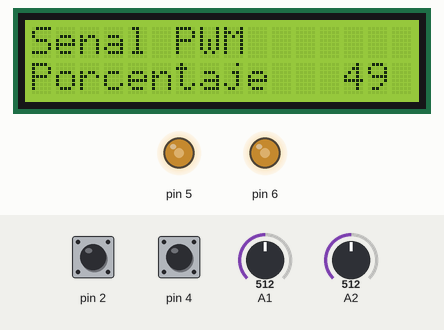
Recording of a sketch running on a simulated Arduino Uno, built with avr-gcc and run on an emulated ATmega328P. Parts: 16×2 character LCD, output pins drawn as LEDs (lit = HIGH). The test bench sets the inputs (shaded band); at power-on: A2 = 512, pin 4 HIGH, pin 2 HIGH, A1 = 512.

Above: at 2.7 s.
2.8 s: A2 set to 90
At 3.8 s:
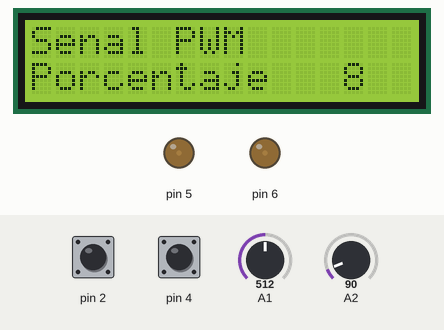
4.3 s: pin 4 pulled LOW for 0.15 s
At 5.8 s:
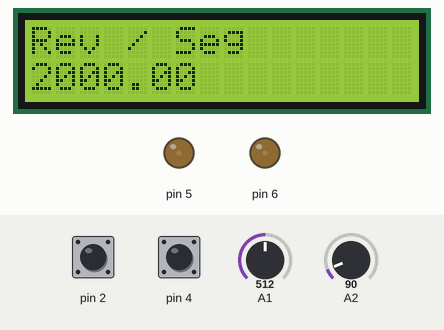
7.4 s: A2 set to 716
At 10.1 s:
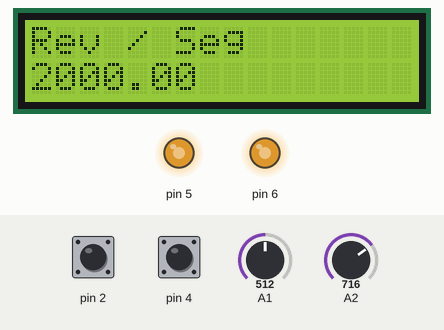
10.4 s: pin 4 pulled LOW for 1 s
At 11.3 s:
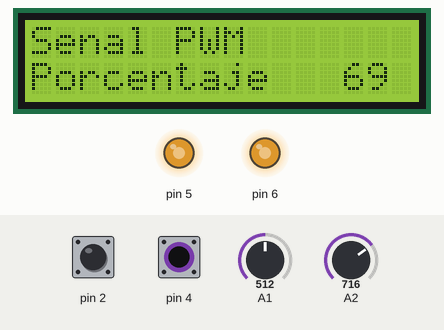
12.9 s: A2 set to 900
At 15.5 s:
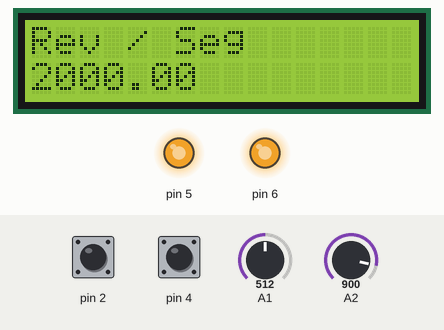
15.9 s: pin 4 pulled LOW for 0.15 s
At 17.6 s:
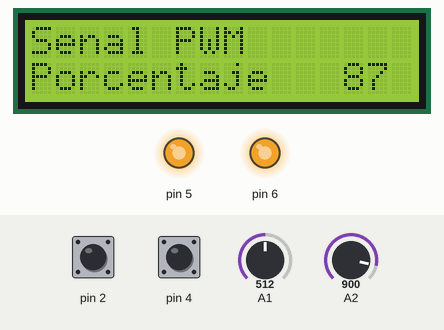
Timing chart, 0 to 18.9 s (numbered marks = the images above; inputs shaded):
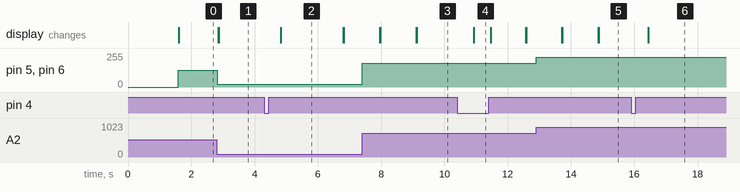

Measured:
- after the input at 2.8 s, pin 5, pin 6: 127/255 → 22/255 at once; the display: first changes after 0.05 s (image 1 shows a later state)
- after the input at 4.3 s, the display: changes after 0.52 s (image 2)
- after the input at 7.4 s, pin 5, pin 6: 22/255 → 178/255 at once
- after the input at 10.4 s, the display: changes after 0.53 s (image 4)
- after the input at 12.9 s, pin 5, pin 6: 178/255 → 224/255 at once
- after the input at 15.9 s, the display: changes after 0.54 s (image 6)
- what the display in image 2 shows lasts 2.0 s, from 4.8 s to 6.8 s

The sketch:

Senal_PWM.ino
```cpp
#include <LiquidCrystal_I2C.h>
LiquidCrystal_I2C lcd(0x27, 16, 2);

int boton, i = 0, j, l = 0, lectura1, lectura2, A, PA, R = 0, sensor;
float Rev, t;
long ti, tf;

volatile long cont = 0;

void interr(void){
  cont ++;
}

void setup(){
  //noInterrupts();
  Serial.begin(115200);
  lcd.init();
  lcd.backlight();
  lcd.setCursor(3, 0);
  lcd.print("VELOCIDAD");
  lcd.setCursor(5, 1);
  lcd.print("MOTOR");
  delay(1500);
  lcd.clear();

  pinMode(4, INPUT_PULLUP);
  pinMode(2, INPUT_PULLUP);
  pinMode(5, OUTPUT);
  pinMode(6, OUTPUT);
  attachInterrupt(digitalPinToInterrupt(2), interr, RISING);
  interrupts();
}

void loop() {
  boton = digitalRead(4);
  lectura1 = analogRead(A1);
  lectura2 = analogRead(A2);
  A = map(lectura2,0,1023,0,255);
  PA = A*100/255;
  //tone(5,A)
  analogWrite(5,A);
  analogWrite(6,A);

  cont=0;
  int cont2=0;

  long int t1 = millis();

  while(cont < 300)
  {
    cont2++;
    if (cont2==3000)
    cont=301;
  }
  long int t2 = millis();
  long int dt = (t2-t1);

  if (boton == 0){
    delay(500);
    lcd.clear();
    if (l == 0){
      l = 1;
    } else if (l == 1){
      l = 0;
    }
  }

  if (l == 0){
    lcd.setCursor(0, 0);
    lcd.print("Senal PWM");
    lcd.setCursor(0, 1);
    lcd.print("Porcentaje");
    lcd.setCursor(13, 1);
    lcd.print(PA);

    if (PA < 9 and i == 1){
      lcd.clear();
      i = 0;
    }
    else if (PA <= 99 and PA >= 10 and i == 2){
      lcd.clear();
      i = 1;
    }
    else if (PA <= 9){
      i = 0;
    }
    else if (PA <= 99 and PA >= 10){
      i = 1;
    }
    else if(PA >= 100){
      i = 2;
    }

  }else if (l == 1){
    lcd.setCursor(0, 0);
    lcd.print("Rev / Seg");

    Rev = (10/dt)*1000;

    lcd.setCursor(0, 1);
    lcd.print(Rev);
  }
}
```
